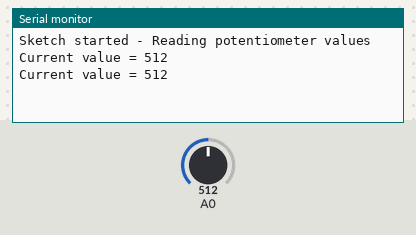
The sketch below on a simulated Arduino Uno, built with avr-gcc and run on an emulated ATmega328P. Parts: the last lines printed to the serial monitor. Inputs (shaded band) come from the test bench; at power-on: A0 = 512.

Above: at 1.8 s.
1.9 s: A0 set to 716
At 2.8 s:
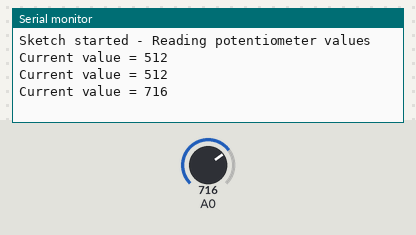
3.4 s: A0 set to 900
At 4.6 s:
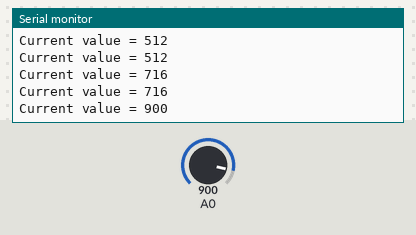
Timing chart, 0 to 6.4 s (numbered marks = the images above; inputs shaded):
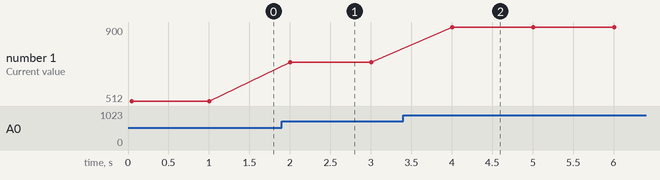

The sketch:

Sketch7_First_Approach_to_potentiometer.ino
```cpp
// Variable to store the potentiometer value
int sensorValue;

void setup() {
  // Initialize serial communication at 9600 bps
  Serial.begin(9600);

  // Print a startup message to the serial monitor
  Serial.println("Sketch started - Reading potentiometer values");
}

void loop() {
  // Read the input on analog pin 0
  sensorValue = analogRead(A0);

  // Print the value to the serial monitor
  Serial.print("Current value = ");
  Serial.println(sensorValue);

  // Wait for 1 second before the next reading
  delay(1000);
}
```

Measured:
- after the input at 1.9 s, the serial monitor: prints a new line after 0.10 s (image 1)
- after the input at 3.4 s, the serial monitor: prints a new line after 0.60 s (image 2)
- plotted number 1: 512 → 716 after the input at 1.9 s, 716 → 900 after the input at 3.4 s
